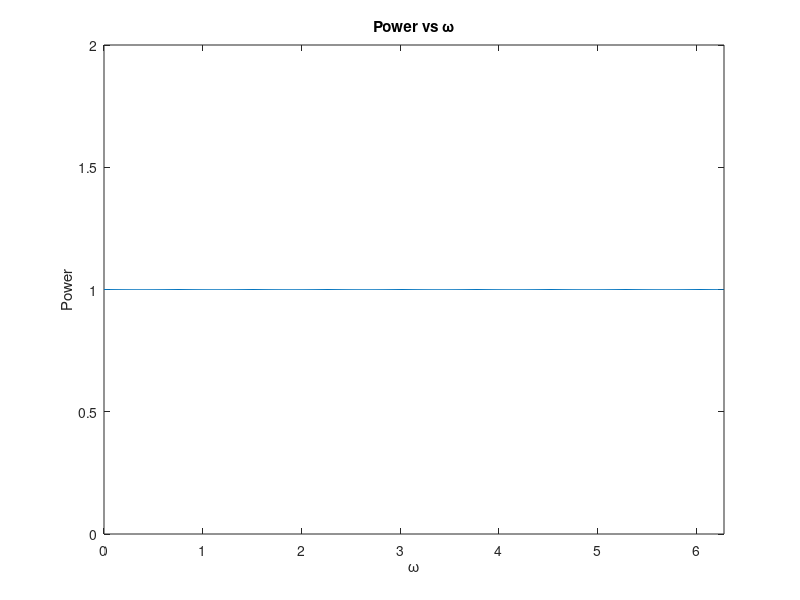

Reproduce this figure in MATLAB.
function m7_4
    w = 0:.01:2*pi;
    z = exp(1i*w);
    power = abs(H(z).*H(z.^-1) + H(-z).*H(-z.^-1));
    plot(w, power);
    axis([0 2*pi 0 2]);
    title('Power vs \omega');
    xlabel('\omega'); ylabel('Power');
end

function y = H(z)
    P = 1.5 + z.^-1 + 3.5*z.^-2 +3.5*z.^-3 + z.^-4 + 1.5*z.^-5;
    D = 6 + 5*z.^-2 + z.^-4;
    y = P./D;
end
